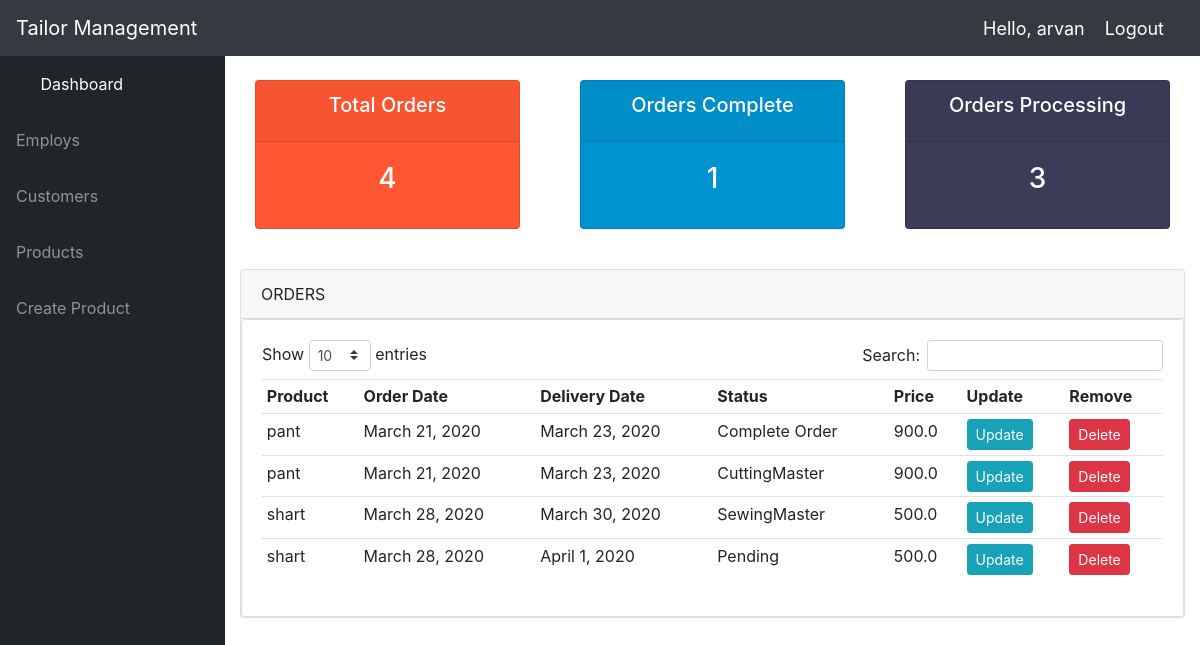
The app's page / (signed in) with its own data.
### accounts/models.py (models this page shows, shortened)
class Order(models.Model):
    STATUS = (
        ('Pending', 'Pending'),
        ('CuttingMaster', 'CuttingMaster'),
        ('SewingMaster', 'SewingMaster'),
        ('OtherEmploy', 'OtherEmploy'),
        ('Out for delivery', 'Out for delivery'),
        ('Delivered', 'Delivered'),
        ('Complete Order','Complete Order')
    )
    customer = models.ForeignKey(Customer, null=True, on_delete=models.SET_NULL)
    product = models.ForeignKey(Product, null=True, on_delete=models.SET_NULL)
    cuttingmaster = models.ForeignKey(CuttingMaster, null=True, on_delete=models.SET_NULL)
    sewingmaster = models.ForeignKey(SewingMaster, null=True, on_delete=models.SET_NULL)
    subemploy = models.ForeignKey(SubEmploy, null=True, on_delete=models.SET_NULL)
    status = models.CharField(max_length=200, null=True, choices=STATUS, default='Pending')
    note = models.CharField(max_length=1000, null=True, default='hello')
    date_created = models.DateTimeField(auto_now_add=True, null=True)
    delivery_date = models.DateTimeField(auto_now_add=False, auto_now=False, blank=True, null=True)

class Product(models.Model):
    CATEGORY = (
        ('Indoor', 'Indoor'),
        ('Out Door', 'Out Door'),
    )
    name = models.CharField(max_length=200, null=True)
    price = models.FloatField(null=True)
    category = models.CharField(max_length=200, null=True, choices=CATEGORY)
    description = models.TextField(max_length=1000, null=True, blank=True)
    date_created = models.DateTimeField(auto_now_add=True, null=True)
    product_pic = models.ImageField(default="profile1.png", null=True, blank=True)
    tags = models.ManyToManyField(Tag)
    def __str__(self):
        return self.name

### accounts/decorators.py (the view)
	def wrapper_function(request, *args, **kwargs):
		group = None
		if request.user.groups.exists():
			group = request.user.groups.all()[0].name
		if group == 'customer':
			return redirect('user-page')
		if group == 'admin':
			return view_func(request, *args, **kwargs)

### accounts/views.py (called while the page is built)
@login_required(login_url='login')
@admin_only
def home(request):
	customers = Customer.objects.all()
	total_customers = customers.count()
	orders = Order.objects.all()
	total_orders = orders.count()
	delivered = orders.filter(status='Delivered').count()
	complete = orders.filter(status='Complete Order').count()
	pending = orders.filter(status='Pending').count()
	cuttingmaster = orders.filter(status='CuttingMaster').count()
	sewingmaster = orders.filter(status='SewingMaster').count()
	processing = pending + cuttingmaster + sewingmaster
	cuttingmasters = CuttingMaster.objects.all()
	context = {
		'orders': orders, 'customers': customers,
		'total_orders': total_orders, 'delivered': delivered,
		'pending': pending, 'cuttingmaster': cuttingmaster,
		'processing': processing, 'complete':complete
		}
	return render(request, 'accounts/dashboard.html', context)

### accounts/templates/accounts/dashboard.html (shortened to what this page needs)
{%  extends 'accounts/main.html' %}
{% block content %}
{%  include 'accounts/status.html' %}
<br>
<div class="card mb-4">
<div class="card-header"> ORDERS </div>
		<div class="card card-body">
        <div class="table-responsive">
           <div id="dataTable_wrapper" class="dataTables_wrapper dt-bootstrap4">
        <div class="row">
            <div class="col-sm-12 col-md-6">
                <div class="dataTables_length" id="dataTable_length">
                    <label>Show
                        <select name="dataTable_length" aria-controls="dataTable" class="custom-select custom-select-sm form-control form-control-sm">
                            <option value="10">10</option>
                        </select> entries</label></div></div><div class="col-sm-12 col-md-6"><div id="dataTable_filter" class="dataTables_filter">
            <label>Search:<input type="search" class="form-control form-control-sm" placeholder="" aria-controls="dataTable"></label>
        </div>
        </div>
        </div>
               <div class="row">
			<table class="table table-sm">
				<tr>
					<th>Product</th>
					<th>Order Date</th>
                    <th>Delivery Date</th>
					<th>Status</th>
                    <th>Price</th>
					<th>Update</th>
					<th>Remove</th>
				</tr>
				{% for order in orders %}
					<tr>
						<td>{{order.product}}</td>
						<td>{{order.date_created.date}}</td>
                        <td>{{order.delivery_date.date}}</td>
						<td>{{order.status}}</td>
                        <td>{{ order.product.price }}</td>
						<td><a class="btn btn-sm btn-info" href="{% url 'update_order' order.id %}">Update</a></td>
						<td><a class="btn btn-sm btn-danger" href="{% url 'delete_order' order.id %}">Delete</a></td>
					</tr>
				{% endfor %}
			</table>
		</div>
</div>
</div>
        </div>
</div>
{% endblock %}

### accounts/templates/accounts/navbar.html (shortened to what this page needs)
{% url 'home' as home_url %}
{% load static %}
  <nav class="navbar navbar-expand navbar-dark bg-dark static-top">
    <a class="navbar-brand mr-1" href="{{ home_url }}">Tailor Management</a>
    <button class="btn btn-link btn-sm text-white order-1 order-sm-0" id="sidebarToggle" href="#">
      <i class="fas fa-bars"></i>
    </button>
      <span class="hello-msg">Hello, {{request.user}}</span>
  <span ><a  class="hello-msg" href="{% url 'logout' %}">Logout</a></span>
  </nav>

### static/css/main.css (style rules this page uses)
body { background-color: #ebeff5; }

### accounts/templates/accounts/navbar.html (style rules this page uses)
.hello-msg { font-size: 18px; color: #fff; margin-right: 20px; }

### records on screen
Order: product "pant", date_created "March 21, 2020", delivery_date "March 23, 2020", status "Complete Order", product.price "900.0"
Order: product "pant", date_created "March 21, 2020", delivery_date "March 23, 2020", status "CuttingMaster", product.price "900.0"
Order: product "shart", date_created "March 28, 2020", delivery_date "March 30, 2020", status "SewingMaster", product.price "500.0"
Order: product "shart", date_created "March 28, 2020", delivery_date "April 1, 2020", status "Pending", product.price "500.0"

### other values on screen
{{ request.user }} "arvan"
{{ total_orders }} "4"
{{ complete }} "1"
{{ processing }} "3"
